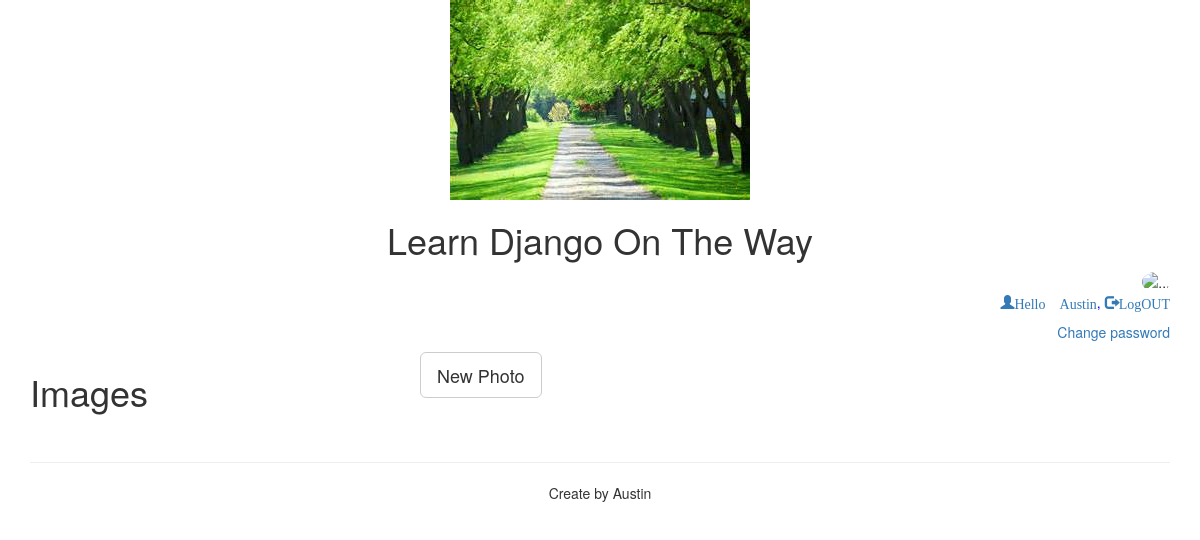
Before: /images/listimages/ (signed in) with the older database file.
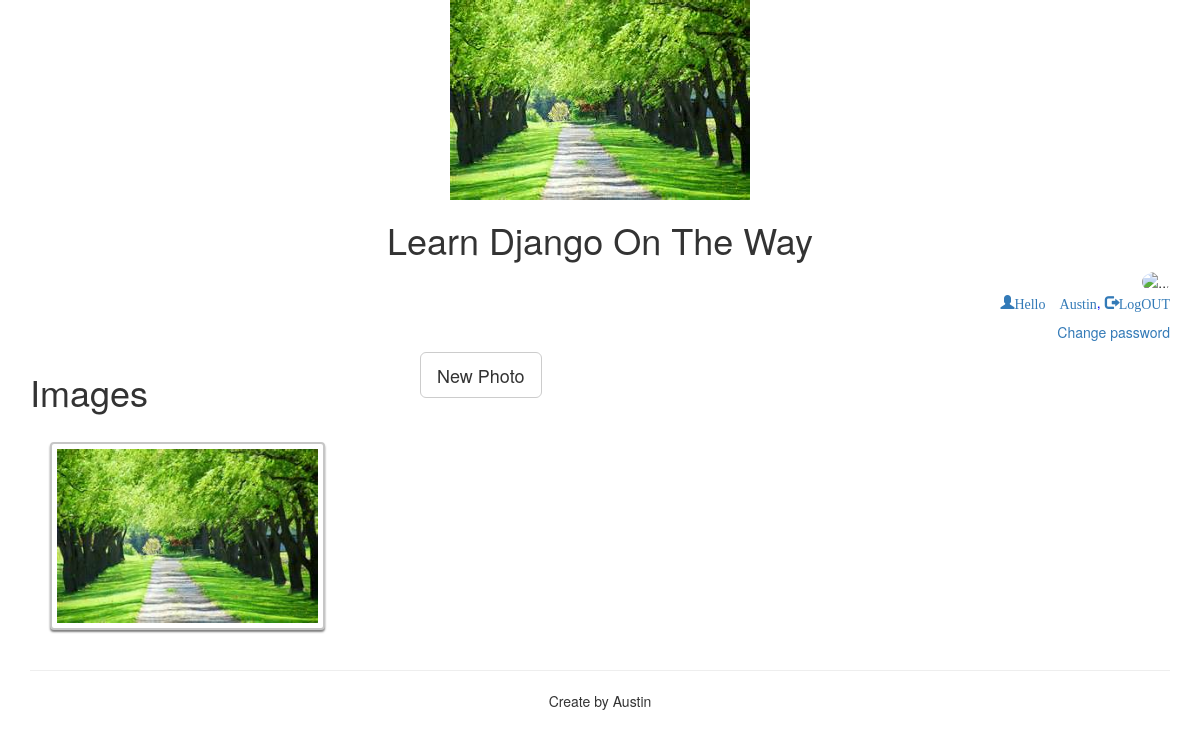
After: the same page with the newer database file.
### images/models.py (models this page shows, shortened)
class Image(models.Model):
    user = models.ForeignKey(settings.AUTH_USER_MODEL, related_name='images_created')
    title = models.CharField(max_length=200)
    slug = models.SlugField(max_length=200, blank=True)
    url = models.URLField()
    image = models.ImageField(upload_to='images/%Y/%m/%d')
    description = models.TextField(blank=True)
    created = models.DateField(auto_now_add=True, db_index=True)
    users_like = models.ManyToManyField(settings.AUTH_USER_MODEL, related_name='images_liked', blank=True)
    def get_absolute_url(self):
        return "http://localhost:8000/media/{}".format(self.image)

### images/views.py (the view)
@login_required(login_url='/account/login/')
def list_images(request):
    form = ImageCreateForm()
    return render(request, 'images/listimages.html', {"form": form})

### images/templates/images/listimages.html (shortened to what this page needs)
{% extends "images/base.html" %}
{% load staticfiles %}
{% block content %}
<link rel="stylesheet" href="{% static 'css/monsary-style.css' %}" type="text/css" />
<div class="row">
  <div class="col-md-4"><h1>Images</h1></div>
  <div class="col-md-4"><button type="button" class="btn btn-default btn-lg" onclick="addNewPhoto()">New Photo</button></div>
</div>
<div class="container">
<div id="my-gallery-container">
  {% for image in request.user.images_created.all %}
    <div class="fluid-item h200" data-order="{{image.id}}"><img src="{{ image.get_absolute_url }}"></div>
  {% endfor %}
</div>
</div>
{% endblock %}

Changed rows visible on the page:
added Image: get_absolute_url (picture)
